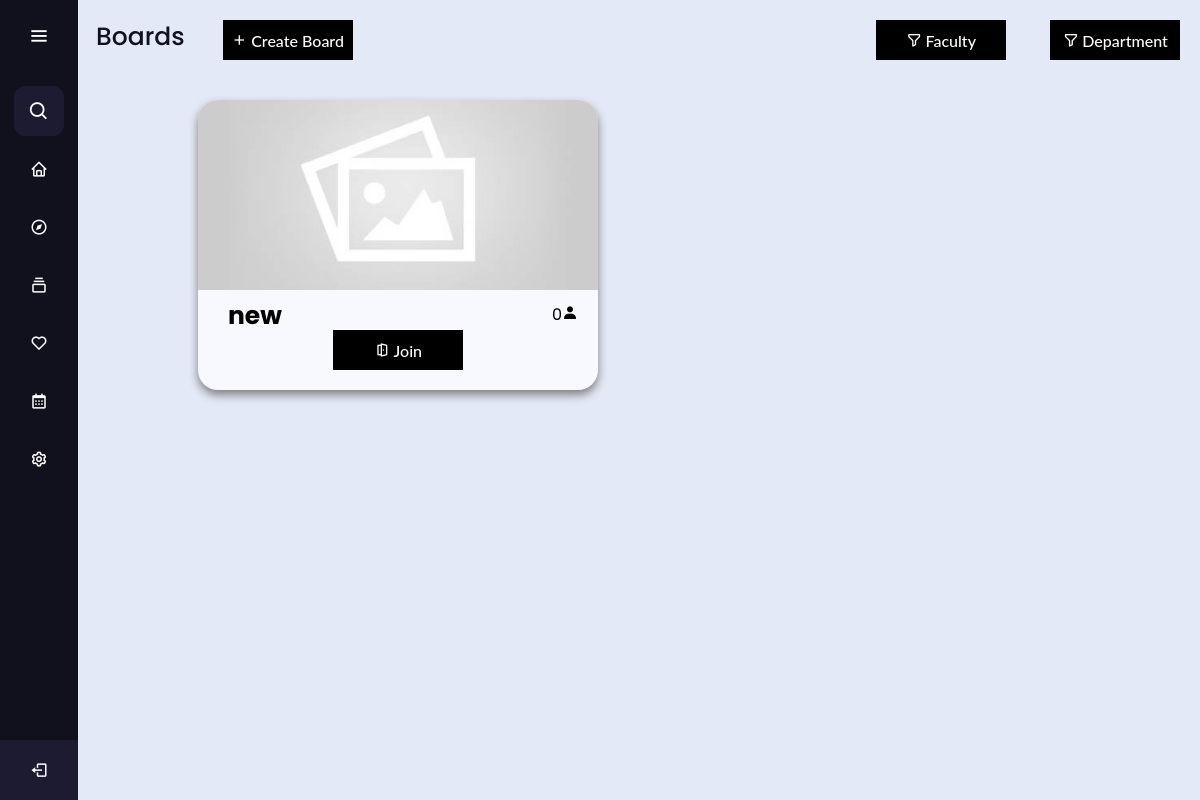
The app's page /boards (signed in), older data.
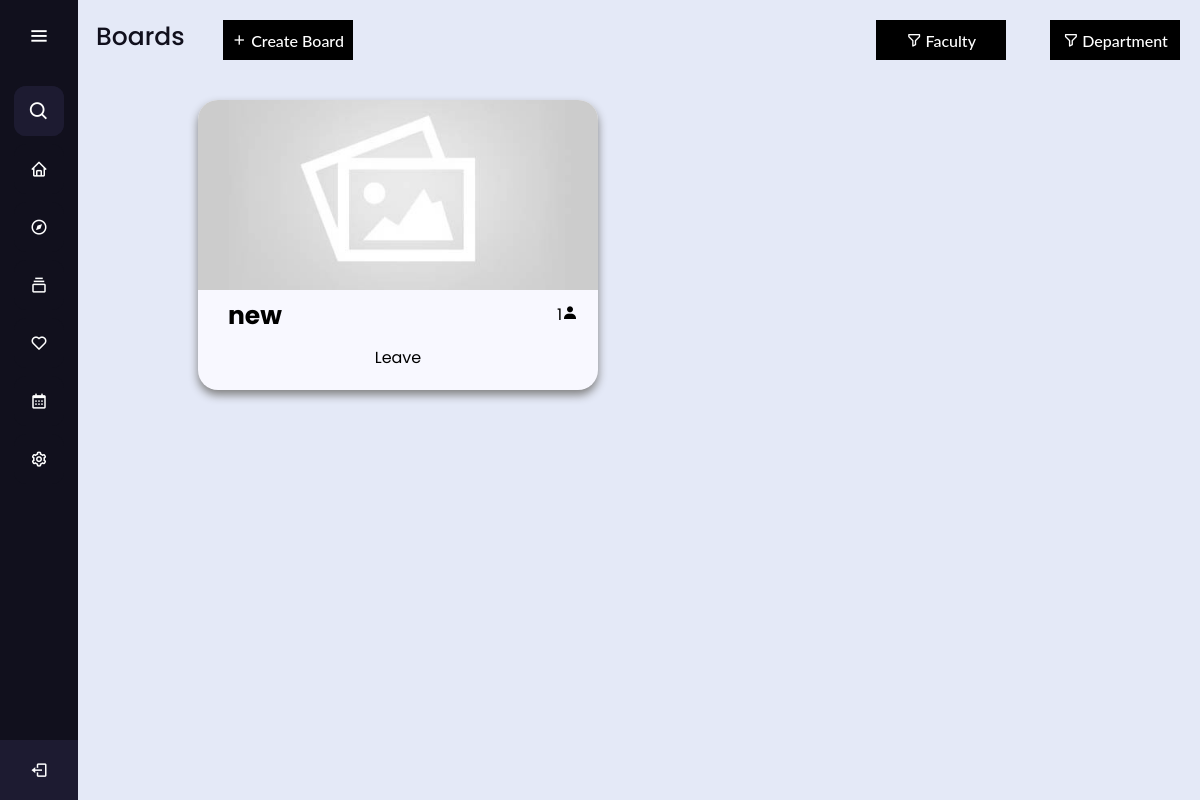
The same page, newer data.
### App/models.py (models this page shows)
class Board(db.Model):
  id = db.Column(db.Integer, primary_key=True, autoincrement=True)
  title = db.Column(db.String(64), nullable=False)
  faculty = db.Column(db.String(8), nullable=False)
  dept = db.Column(db.String(8), nullable=True)
  image = db.Column(db.Boolean)
  imageLocation = db.Column(db.String(256), nullable=True)
  subscribers = db.Column(db.Integer, nullable=True, default = 1)
  posts = db.relationship('Post', backref='b')
  def toDict(self):
    return{
      "id": self.id,
      "title": self.title,
      "faculty": self.faculty,
      "dept": self.dept,
      "image": self.image,
      "imageLocation": self.imageLocation,
      "subscribers": self.subscribers
    }

### App/main.py (the view)
@app.route('/boards', methods=['GET', 'POST'])
@app.route('/boards|<sortF>', methods=['GET', 'POST'])
@app.route('/boards|<sortF>,<sortD>', methods=['GET', 'POST'])
def boards(sortF = None, sortD = None):
  if (current_user.is_authenticated == False):
    return redirect(url_for('login'))
  boards = RetrieveAllBoards()
  faculty = RetrieveFacultyList()
  department = RetrieveDepartmentList()
  subscribers = Subscriber.query.filter_by(user=current_user.id)
  subscribers = [entry.toDict() for entry in subscribers]
  for board in boards:
    board['currentUserIsSubd'] = False  # reset the attribute to False for all boards
    for sub in subscribers:
        if sub['board'] == board['id']:
            board['currentUserIsSubd'] = True  # set the attribute to True for the matching board
            break  # exit the inner loop because a match was found
  return render_template('boards.html',
    boards=boards,
    sortF=sortF,
    sortD=sortD,
    faculty=faculty,
    department=department,
    subscribers=subscribers
  )

### App/main.py (called while the page is built)
@login_manager.user_loader
def load_user(user_id):
  return User.query.get(int(user_id))

@app.context_processor
def base():
  searchPost = SearchForm()
  return dict(form=searchPost)

def RetrieveAllBoards():
  list = Board.query.all()
  list = [entry.toDict() for entry in list]
  return list

def RetrieveFacultyList():
  list = Faculty.query.all()
  list = [entry.toDict() for entry in list]
  return list

def RetrieveDepartmentList():
  list = FacultyDept.query.all()
  list = [entry.toDict() for entry in list]
  return list

### App/models.py (called while the page is built)
  def toDict(self):
    return{
      "id": self.id,
      "board": self.board,
      "user": self.user,
      "isAdmin": self.isAdmin,
      "isSubscribed" : self.isSubscribed
    }

  def toDict(self):
    return{
      "id": self.id,
      "title": self.title,
      "label": self.label
    }

  def toDict(self):
    return{
      "id": self.id,
      "faculty": self.faculty,
      "fLabel": self.fLabel,
      "department": self.department,
      "dLabel": self.dLabel
    }

### App/templates/boards.html (shortened to what this page needs)
<!DOCTYPE html>
<html lang="en" dir="ltr">
<head>
  <link rel="stylesheet" href="./static/css/test.css">
  <link href="static/css/board.css" rel="stylesheet" type="text/css" />
  <link href='https://unpkg.com/boxicons@2.0.7/css/boxicons.min.css' rel='stylesheet'>
</head>
<body>
  <div class="sidebar">
    <div class="logo-details">
      <i class='bx bx-menu' id="btn"></i>
    </div>
    <ul class="nav-list">
      <li>
        <i class='bx bx-search'></i>
      </li>
      <li>
        <a href="{{ url_for('home') }}">
          <i class='bx bx-home'></i>
        </a>
      </li>
      <li>
       <a href="{{ url_for('feed', uID = current_user.id, sortF = None, sortD = None) }}">
         <i class='bx bx-compass' ></i>
       </a>
     </li>
     <li>
       <a href="{{ url_for('boards') }}">
         <i class='bx bx-collection' ></i>
       </a>
     </li>
     <li>
      <a href="{{ url_for('savedBoards') }}">
        <i class='bx bx-heart' ></i>
      </a>
    </li>
     <li>
       <a href="{{ url_for('cal') }}">
         <i class='bx bx-calendar' ></i>
       </a>
     </li>
      <li>
        <a href="#">
          <i class='bx bx-cog'></i>
        </a>
      </li>
      <li class="profile">
        <div class="profile-details">
          <div class="name_job">
            <div class="name">{{ current_user.username }}</div>
          </div>
        </div>
        <a href="{{ url_for('logout') }}">
          <i class='bx bx-log-out' id="log_out"></i>
        </a>
      </li>
    </ul>
  </div>
  <section class="home-section">
    <div class="button-container">
      <div class="text">Boards</div>
      <a href="{{ url_for('createBoard') }}">
        <button class="custom-btn btn-5"><i class='bx bx-plus'></i> Create Board</button>
      </a>
      <div class="act-container">
        <button class="custom-btn btn-5"><i class='bx bx-filter-alt'></i>{% if sortF %}
          {{ sortF }}
          {% else %}
          Faculty
          {% endif %}</button>
        <button class="custom-btn btn-5"><i class='bx bx-filter-alt'></i>{% if sortD %}
          {{ sortD }}
          {% else %}
          Department
          {% endif %}</button>
      </div>
    </div>
    <main>
      <div class="container-board">
        {% block content %}
        {% for board in boards %}
        {% if sortF is none %}
        <a href="{{ url_for('board', bID = board.id ) }}">
          <div class="board-card">
            <div class="board-card-image">
              {% if board.image == false %}
              <img src="static/images/dark.jpg">
              {% else %}
              <img src="{{ url_for('get_board_image', filename = board.imageLocation)  }}">
              {% endif %}
            </div>
            <div class="board-card-content">
              <div class="board-title">
                <h3>
                  {{ board.title }}
                </h3>
              </div>
              <div class="board-left-card">
                <div class="board-u-count">
                  <p class="board-users-count"> {{ board.subscribers }} </p>
                </div>
                <div class="board-user-icon">
                  <i class='bx bxs-user'></i>
                </div>
              </div>
            </div>
            {% if board.currentUserIsSubd %}
            <div class="board-leave">
              <a href="{{ url_for('leave', bID = board.id, uID = current_user.id ) }}">
                <button>Leave</button>
              </a>
            </div>
            {% else %}
            <div class="board-join">
              <a href="{{ url_for('join', bID = board.id, uID = current_user.id ) }}">
                <button class="custom-btn btn-5"><i class='bx bx-door-open'></i> Join</button>
              </a>
            </div>
            {% endif %}
          </div>
        </a>
        {% endif %}
        {% endfor %}
        {% endblock %}
      </div>
    </main>
  </section>
</body>
</html>

### App/static/css/test.css (style rules this page uses)
* { margin: 0; padding: 0; box-sizing: border-box; font-family: "Poppins" , sans-serif; }
.sidebar { position: fixed; left: 0; top: 0; height: 100%; width: 78px; background: #11101D; padding: 6px 14px; z-index: 99; transition: all 0.5s ease; }
.sidebar .logo-details { height: 60px; display: flex; align-items: center; position: relative; }
.sidebar .logo-details #btn { position: absolute; top: 50%; right: 0; transform: translateY(-50%); font-size: 22px; transition: all 0.4s ease; font-size: 23px; text-align: center; cursor: pointer; transition: all 0.5s ease; }
.sidebar i { color: #fff; height: 60px; min-width: 50px; font-size: 28px; text-align: center; line-height: 60px; }
.sidebar .nav-list { margin-top: 20px; height: 100%; }
.sidebar li { position: relative; margin: 8px 0; list-style: none; }
.sidebar .bx-search { position: absolute; top: 50%; left: 0; transform: translateY(-50%); font-size: 22px; background: #1d1b31; color: #FFF; }
.sidebar li a { display: flex; height: 100%; width: 100%; border-radius: 12px; align-items: center; text-decoration: none; transition: all 0.4s ease; background: #11101D; }
.sidebar li i { height: 50px; line-height: 50px; font-size: 18px; border-radius: 12px; }
.sidebar li.profile { position: fixed; height: 60px; width: 78px; left: 0; bottom: -8px; padding: 10px 14px; background: #1d1b31; transition: all 0.5s ease; overflow: hidden; }
.sidebar li .profile-details { display: flex; align-items: center; flex-wrap: nowrap; }
.sidebar li.profile .name, .sidebar li.profile .job { font-size: 15px; font-weight: 400; color: #fff; white-space: nowrap; }
.sidebar .profile #log_out { position: absolute; top: 50%; right: 0; transform: translateY(-50%); background: #1d1b31; width: 100%; height: 60px; line-height: 60px; border-radius: 0px; transition: all 0.5s ease; }
.home-section { position: relative; background: #E4E9F7; height: 100vh; top: 0; left: 78px; width: calc(100% - 78px); transition: all 0.5s ease; overflow-y: auto; }
.home-section .text { display: inline-block; color: #11101d; font-size: 25px; font-weight: 500; margin: 18px }
.button-container { display: flex; }
button { margin: 20px; outline: none; }
.custom-btn { width: 130px; height: 40px; padding: 10px 25px; border: 2px solid #000; font-family: 'Lato', sans-serif; font-weight: 500; background: transparent; cursor: pointer; transition: all 0.3s ease; position: relative; display: inline-block; }
.btn-5 { background: #000; color: #fff; line-height: 42px; padding: 0; border: none; }
.btn-5:before, .btn-5:after { content:''; position:absolute; top:0; right:0; height:2px; width:0; background: #000; transition:400ms ease all; }
.btn-5:after { right:inherit; top:inherit; left:0; bottom:0; }
.act-container { margin-left: auto; margin-right: 0; }

### App/static/css/board.css (style rules this page uses)
.container-board { margin-left: 100px; display: flex; align-items: center; flex-wrap: wrap; }
.board-card { position: relative; font-family: "Candara", sans-serif; width: 400px; height: 290px; margin: 20px; overflow: hidden; border-radius: 20px; box-shadow: 0px 5px 10px gray; display: flex; flex-direction: column; transition-duration: 0.4s; transition-property: transform; background-color: ghostwhite; }
.board-card-image img { width: 100%; height: 190px; border-top-left-radius: 10px; border-top-right-radius: 10px; object-fit: cover; }
.board-card-content { position: relative; display: flex; padding-left: 30px; }
.board-card-content h3 { font-size: 25px; text-align: left; width: 200%; }
.board-leave { position: absolute; display: flex; justify-content: center; bottom: 0px; margin-bottom: 0px; width: 100%; }
.board-left-card { display: flex; padding-top: 5px; position: absolute; right: 20px; }
a { color: black; text-decoration: none; }
button, input[type="submit"], input[type="reset"] { background: none; color: inherit; border: none; padding: 0; font: inherit; cursor: pointer; outline: inherit; }

Row changes from the older to the newer data that the page shows:
changed Board "new": subscribers "0" → "1"; text "Join" → "Leave"
